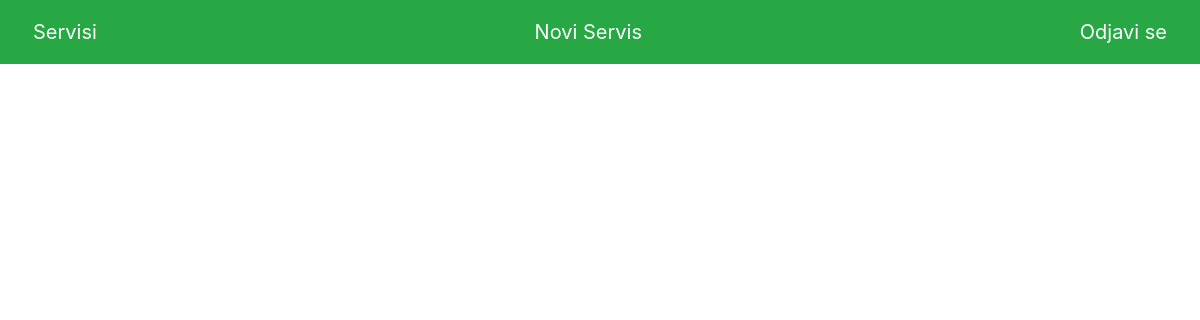
The page / (signed in) on the database as committed earlier.
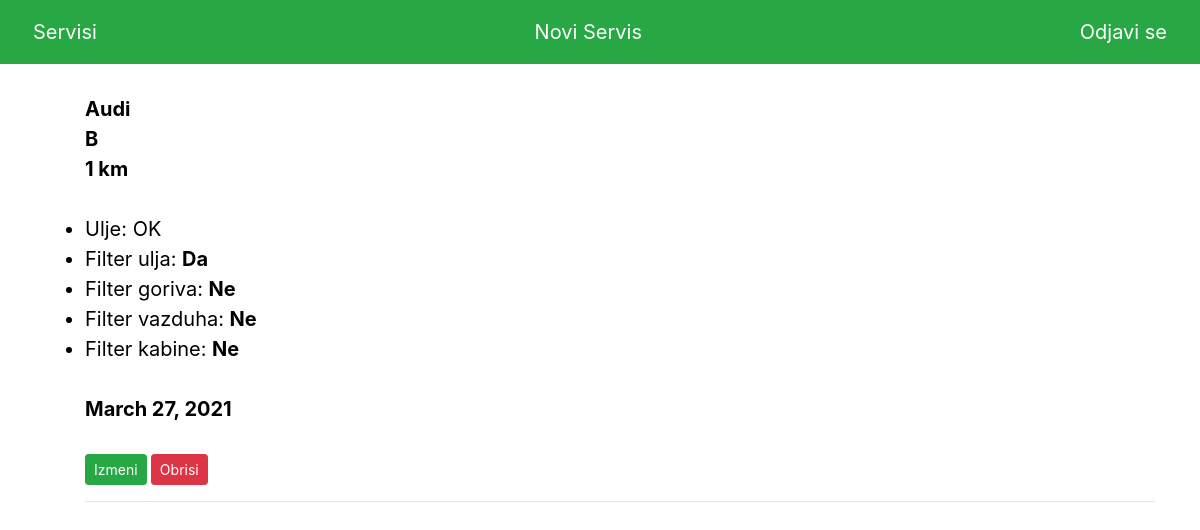
The same page on the database as committed later.
### app/models.py (models this page shows, shortened)
class MaliServis(models.Model):
	user = models.ForeignKey(User, on_delete=models.CASCADE)
	ms_automobila = models.ForeignKey('Automobil', on_delete=models.CASCADE)
	tablica = models.CharField(max_length=10, blank=True, null=True)
	kilometraza = models.IntegerField()
	ulje = models.CharField(max_length=30)
	filter_ulja = models.BooleanField()
	filter_goriva = models.BooleanField()
	filter_vazduha = models.BooleanField()
	filter_kabine = models.BooleanField()
	info = models.TextField(max_length=1000, blank=True, null=True)
	date = models.DateTimeField(default=datetime.now, null=True)
	class Meta:
		ordering = ['-date']

class Automobil(models.Model):
	marka = models.CharField(max_length=30)
	def __str__(self):
		return f'{self.marka}'

### app/views.py (the view)
# urls.py: path('', views.index, name='index'),
def index(request):
	mali_servis = MaliServis.objects.all()
	return render(request, 'index.html', {'mali_servis':mali_servis})

### app/templates/index.html (shortened to what this page needs)
{% extends 'base.html' %}
{% block content %}
{% if user.is_authenticated %}
<div class="container">
  {% for ms in mali_servis %}
  {% if request.user == ms.user %}
    <ul><b>
    	{{ ms.ms_automobila }}
            <br>
    	{{ ms.tablica }}<br>
    	{{ ms.kilometraza }} km
    </b><br>
    	<br>
    	<li>Ulje: {{ ms.ulje }}</li>
    	<li>
    	{% if ms.filter_ulja %}
    		Filter ulja: <b>Da</b>
    	{% else %}
    		Filter ulja: <b>Ne</b>
    	{% endif %}
    	</li>
    	<li>
    	{% if ms.filter_goriva %}
    		Filter goriva: <b>Da</b>
    	{% else %}
    		Filter goriva: <b>Ne</b>
    	{% endif %}
    	</li>
    	<li>
    	{% if ms.filter_vazduha %}
    		Filter vazduha: <b>Da</b>
    	{% else %}
    		Filter vazduha: <b>Ne</b>
    	{% endif %}
    	</li>
    	<li>
    	{% if ms.filter_kabine %}
    		Filter kabine: <b>Da</b>
    	{% else %}
    		Filter kabine: <b>Ne</b>
    	{% endif %}
    	</li>
      <br>
    	<b>{{ ms.date.date }}</b>
        <br><br>
        <h6>
            <a href="{% url 'update' ms.pk %}" class="btn btn-success btn-sm"> Izmeni </a>
            <a href="{% url 'delete' ms.pk %}" class="btn btn-danger btn-sm"> Obrisi </a>
        </h6>
    	<hr>
    </ul>
    {% endif %}
  {% endfor %}
  </div>
{% endif %}
{% endblock %}

### app/templates/base.html (shortened to what this page needs)
<!DOCTYPE html>
<html>
<head>
    <link rel="stylesheet" href="https://stackpath.bootstrapcdn.com/bootstrap/4.4.1/css/bootstrap.min.css">
 </head>
    {% if not user.is_authenticated %}
    <nav class="navbar bg-success">
            <div>
                <h1>
                    <i>
                        Moj Servis
                    </i>
                </h1>
            </div>
    </nav>
        <nav class="navbar bg-success">
            <a href="{% url 'register' %}" class="btn btn-success btn-lg"> Registruj se</a>
            <a href="{% url 'login' %}" class="btn btn-success btn-lg"> Uloguj se </a>
        </nav>
    {% else %}
        <nav class="navbar bg-success">
        	<a href="{% url 'index' %}" class="btn btn-success btn-lg"> Servisi </a>
        	<a href="{% url 'new' %}" class="btn btn-success btn-lg"> Novi Servis </a>
        	<a href="{% url 'logout' %}" class="btn btn-success btn-lg"> Odjavi se </a>
        </nav>
     {% endif %}
     <body>
        <br>
         {% block content %}{% endblock %}
     </body>
</html>

### app/templates/base.html (style rules this page uses)
body { background-color: white; font-size: 20px; color: black; text-align: left; }

Rows that differ between the two databases and show on the page:
added MaliServis: ms_automobila "Audi", tablica "B", kilometraza "1", ulje "OK", shows "Filter ulja:", filter_ulja "Da", shows "Filter goriva:", filter_goriva "Ne", shows "Filter vazduha:", filter_vazduha "Ne", shows "Filter kabine:", filter_kabine "Ne", date "March 27, 2021"
